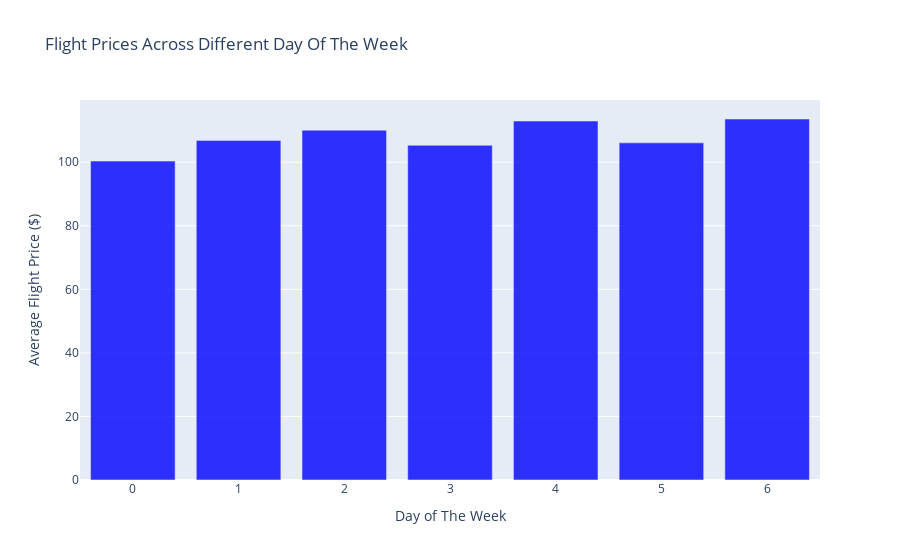

Here is the notebook cell this chart was saved with:
### Code cell
# Flight prices across different day of week

fig = px.bar(price_groupby_dayofweek, x="day_of_week", y="price_usd", 
                   title='Flight Prices Across Different Day Of The Week',
                   opacity=0.8,
                   color_discrete_sequence=['blue']
                   )
fig.update_layout(
    xaxis_title='Day of The Week',  # x-axis label
    yaxis_title='Average Flight Price ($)'      # y-axis label
)


fig.show()

### Figure 1 — Plotly figure (JSON) as saved in the notebook; plotly's stock layout.template omitted (floating-point values rounded to 4 significant figures)
{"data": [{"alignmentgroup": "True", "hovertemplate": "day_of_week=%{x}<br>price_usd=%{y}<extra></extra>", "legendgroup": "", "marker": {"color": "blue", "opacity": 0.8, "pattern": {"shape": ""}}, "name": "", "offsetgroup": "", "orientation": "v", "showlegend": false, "textposition": "auto", "type": "bar", "x": [0, 1, 2, 3, 4, 5, 6], "xaxis": "x", "y": [100.4, 106.8, 110.1, 105.3, 112.9, 106.1, 113.6], "yaxis": "y"}], "layout": {"autosize": true, "barmode": "relative", "legend": {"tracegroupgap": 0}, "title": {"text": "Flight Prices Across Different Day Of The Week"}, "xaxis": {"anchor": "y", "autorange": true, "domain": [0, 1], "range": [-0.5, 6.5], "title": {"text": "Day of The Week"}, "type": "linear"}, "yaxis": {"anchor": "x", "autorange": true, "domain": [0, 1], "range": [0, 119.6], "title": {"text": "Average Flight Price ($)"}, "type": "linear"}}}
